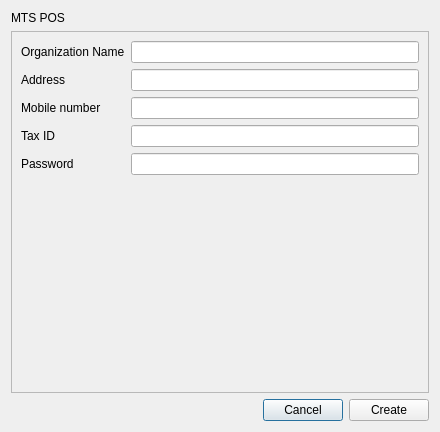
<?xml version="1.0" encoding="UTF-8"?>
<ui version="4.0">
 <class>DialogSetup</class>
 <widget class="QDialog" name="DialogSetup">
  <property name="geometry">
   <rect>
    <x>0</x>
    <y>0</y>
    <width>440</width>
    <height>432</height>
   </rect>
  </property>
  <property name="windowTitle">
   <string>Setup</string>
  </property>
  <layout class="QVBoxLayout" name="verticalLayout">
   <item>
    <widget class="QLabel" name="label_6">
     <property name="sizePolicy">
      <sizepolicy hsizetype="Preferred" vsizetype="Fixed">
       <horstretch>0</horstretch>
       <verstretch>0</verstretch>
      </sizepolicy>
     </property>
     <property name="text">
      <string>MTS POS</string>
     </property>
    </widget>
   </item>
   <item>
    <widget class="QScrollArea" name="scrollArea">
     <property name="widgetResizable">
      <bool>true</bool>
     </property>
     <widget class="QWidget" name="scrollAreaWidgetContents">
      <property name="geometry">
       <rect>
        <x>0</x>
        <y>0</y>
        <width>420</width>
        <height>362</height>
       </rect>
      </property>
      <layout class="QFormLayout" name="formLayout">
       <item row="0" column="0">
        <widget class="QLabel" name="label">
         <property name="text">
          <string>Organization Name</string>
         </property>
        </widget>
       </item>
       <item row="0" column="1">
        <widget class="QLineEdit" name="lineEditOrganizationName"/>
       </item>
       <item row="1" column="0">
        <widget class="QLabel" name="label_2">
         <property name="text">
          <string>Address</string>
         </property>
        </widget>
       </item>
       <item row="1" column="1">
        <widget class="QLineEdit" name="lineEditAddress"/>
       </item>
       <item row="2" column="0">
        <widget class="QLabel" name="label_3">
         <property name="text">
          <string>Mobile number</string>
         </property>
        </widget>
       </item>
       <item row="2" column="1">
        <widget class="QLineEdit" name="lineEditMobileNumber"/>
       </item>
       <item row="3" column="0">
        <widget class="QLabel" name="label_4">
         <property name="text">
          <string>Tax ID</string>
         </property>
        </widget>
       </item>
       <item row="3" column="1">
        <widget class="QLineEdit" name="lineEditTaxId"/>
       </item>
       <item row="4" column="0">
        <widget class="QLabel" name="label_5">
         <property name="text">
          <string>Password</string>
         </property>
        </widget>
       </item>
       <item row="4" column="1">
        <widget class="QLineEdit" name="lineEditAccessCode"/>
       </item>
      </layout>
     </widget>
    </widget>
   </item>
   <item>
    <layout class="QHBoxLayout" name="horizontalLayout">
     <item>
      <spacer name="horizontalSpacer">
       <property name="orientation">
        <enum>Qt::Horizontal</enum>
       </property>
       <property name="sizeHint" stdset="0">
        <size>
         <width>40</width>
         <height>20</height>
        </size>
       </property>
      </spacer>
     </item>
     <item>
      <widget class="QPushButton" name="pushButtonCancel">
       <property name="text">
        <string>Cancel</string>
       </property>
      </widget>
     </item>
     <item>
      <widget class="QPushButton" name="pushButtonCreate">
       <property name="text">
        <string>Create</string>
       </property>
      </widget>
     </item>
    </layout>
   </item>
  </layout>
 </widget>
 <resources/>
 <connections/>
</ui>
